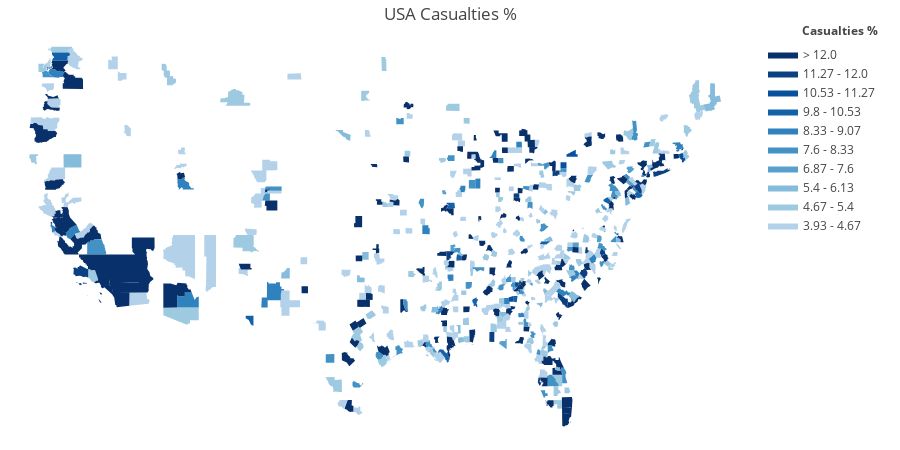

Write notebook code for a chart like this one.
### Code cell
#split data by county 
#aggregate density by state
#choropleth map split by county 
colorscale = ["#f7fbff","#ebf3fb","#deebf7","#d2e3f3","#c6dbef","#b3d2e9","#9ecae1",
              "#85bcdb","#6baed6","#57a0ce","#4292c6","#3082be","#2171b5","#1361a9",
              "#08519c","#0b4083","#08306b"]

endpts = list(np.linspace(1, 12, len(colorscale) - 1))
fips = list(dict_fips.keys())
values = list(dict_fips.values())

fig = ff.create_choropleth(
    fips=fips, values=values, scope=['usa'],
    binning_endpoints=endpts, colorscale=colorscale,
    show_state_data=False,
    show_hover=True, centroid_marker={'opacity': 1},
    asp=2.9, title='USA Casualties %',
    legend_title='Casualties %'
)
iplot(fig, filename='choropleth_full_usa')
